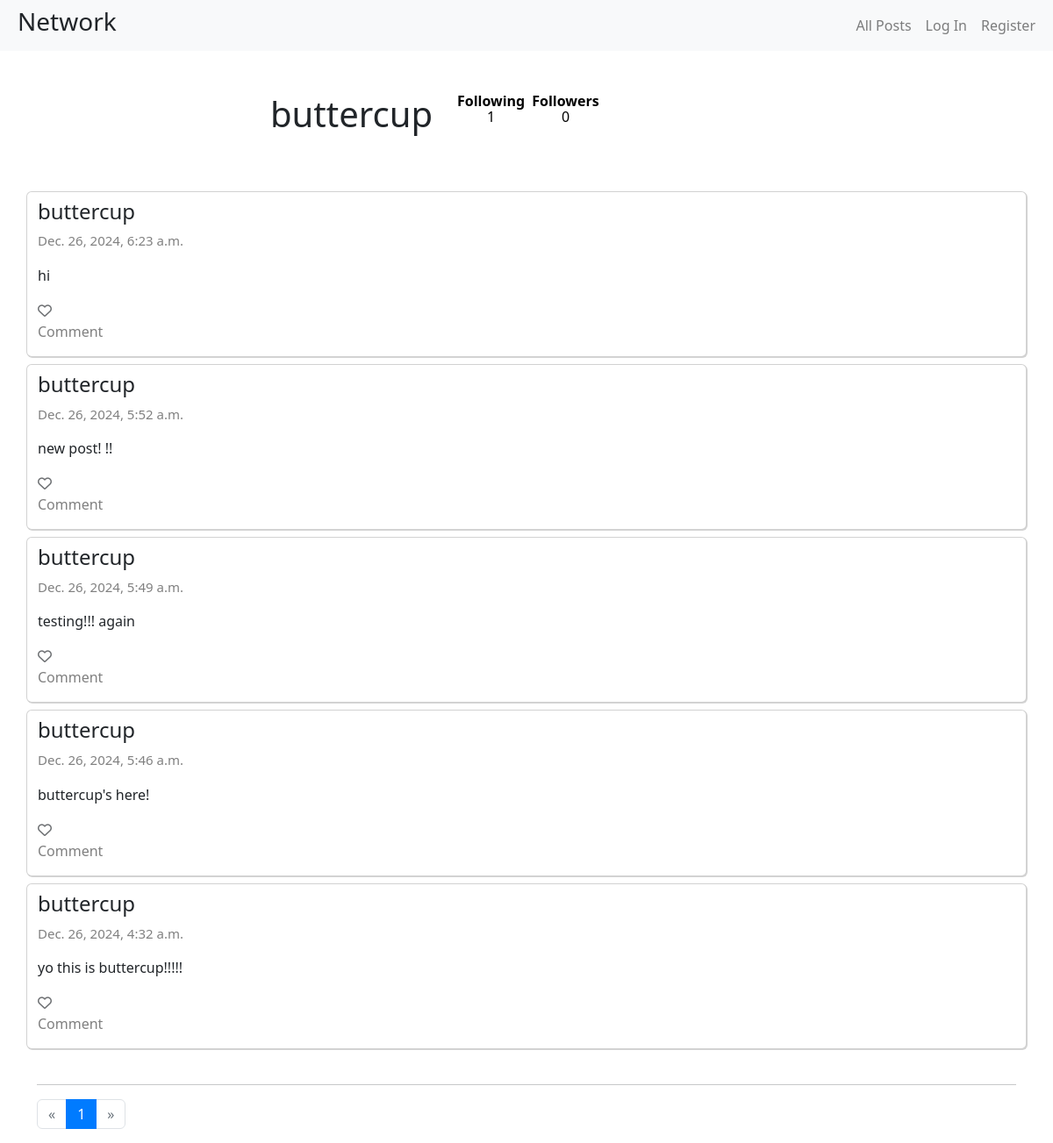
Screenshot of /profile/4 with the database file from the repository.
### network/models.py (models this page shows, shortened)
class User(AbstractUser):
    pass

class Post(models.Model) :
    post = models.TextField()
    author = models.ForeignKey(User, on_delete=models.CASCADE,related_name="posts", default=0)
    date_posted = models.DateTimeField(auto_now_add=True)
    like_count = models.IntegerField(default=0)
    objects = CreatePost()

### network/views.py (the view)
# urls.py: path("profile/<int:user_id>", views.profile, name="profile"),
def profile(request,user_id):
    posts = Post.objects.filter(author=user_id).order_by("-date_posted").all()
    follower_count = Follow.objects.filter(account=user_id, follow=True).count()
    following_count = Follow.objects.filter(user=user_id, follow=True).count()
    if request.user.id == user_id :
        follow_status = None
    else:
        try:
            follow_status = Follow.objects.get(account=user_id, user= request.user)
        except:
            follow_status = None
    paginator = Paginator(posts, 10)
    page_number = request.GET.get('page')
    page_obj = paginator.get_page(page_number)
    return render(request, "network/profile.html", {
        "author": User.objects.get(pk=user_id),
        "follow_status" : follow_status,
        "follower_count": follower_count,
        "following_count" : following_count,
        'page_obj': page_obj})

### network/templates/network/profile.html (shortened to what this page needs)
{% extends "network/layout.html" %}
{% load static %}
{% block body %}
<div class="container">
    <div class="row">
        <div class="col-5 mt-5">
            <h1 class="profile" style="text-align: right;" data-id = {{author.id}}>{{author.username}}</h1>
        </div>
        <div class="col-2 mt-5">
            <table class="table table-sm">
                <thead>
                  <tr>
                    <th scope="col">Following</th>
                    <th scope="col">Followers</th>
                  </tr>
                </thead>
                <tbody>
                  <tr>
                    <td>{{following_count}}</td>
                    <td>{{follower_count}}</td>
                  </tr>
                </tbody>
              </table>
        </div>
    </div>
    <br><br>
    <div class="row">
    {% for p in page_obj %}
            <div class="card">
                <div id="post-view">
                    <h4>{{p.author.username}}</h4>
                    <p class="date">{{p.date_posted}}</p>
                    <p>{{p.post}}</p>
                    <div style="display:inline-flex">
                        {% if user.is_authenticated %}
                        <div id="like-btn-div-{{p.id}}">
                        </div>
                        {% else %}
                        <button class="btn like-btn disabled" id="like"><i class="fa-regular fa-heart"></i></button>
                        {% endif %}
                        </div>
                    <p style="color:grey">Comment</p>
                </div>
            </div>
{% empty %}
<h4 style="text-align: center";>No posts yet</h4>
    {% endfor %}
</div>
    <br>
    <hr>
       <nav aria-label="Page navigation">
           <ul class="pagination">
               {% if page_obj.has_previous %}
             <li class="page-item">
               <a class="page-link" href="?page={{ page_obj.previous_page_number }}" aria-label="Previous">
                 <span aria-hidden="true">&laquo;</span>
               </a>
             </li>
             {% else %}
             <li class="page-item disabled">
               <span class="page-link" aria-hidden="true">&laquo;</span>
             </li>
             {% endif %}
             {% for i in page_obj.paginator.page_range %}
               {% if page_obj.number == i %}
             <li class="page-item active" aria-current="page">
               <a class="page-link" href="#">{{i}}</a>
               </li>
               {% else %}
               <li class="page-item" aria-current="page">
                   <a class="page-link" href="#?page={{i}}">{{i}}</a>
               {% endif %}
               {% endfor %}
               {% if page_obj.has_next %}
               <li class="page-item">
               <a class="page-link" href="?page={{ page_obj.next_page_number }}" aria-label="Next">
                 <span aria-hidden="true">&raquo;</span>
               </a>
             </li>
             {% else %}
             <li class="page-item disabled">
               <span class="page-link" aria-hidden="true">&raquo;</span>
           </li>
           {% endif %}
           </ul>
         </nav>
   </div>
</div>
{% endblock %}

### network/static/network/styles.css (style rules this page uses)
.date { color: gray !important; font-size: 15px; }
.card { padding-top: 8px !important; box-shadow: 1px 1px 0px 0px lightgray; margin-top: 8px; width: 100% }
.like-btn { border: none !important; padding: 0px 0px !important; padding-inline: 0px !important; display: flex !important; }
#like { padding: 0 !important; }
.table { border: none !important; text-align: center !important; line-height: 65%; }
.table tr, .table td, .table th { border: 0!important; }

### rows the page displays
User: username "buttercup"
Post: author.username "buttercup", date_posted "Dec. 26, 2024, 6:23 a.m.", post "hi"
Post: author.username "buttercup", date_posted "Dec. 26, 2024, 5:52 a.m.", post "new post! !!"
Post: author.username "buttercup", date_posted "Dec. 26, 2024, 5:49 a.m.", post "testing!!! again"
Post: author.username "buttercup", date_posted "Dec. 26, 2024, 5:46 a.m.", post "buttercup's here!"
Post: author.username "buttercup", date_posted "Dec. 26, 2024, 4:32 a.m.", post "yo this is buttercup!!!!!"

### other values shown
{{ following_count }} "1"
{{ follower_count }} "0"
{{ i }} "1"
